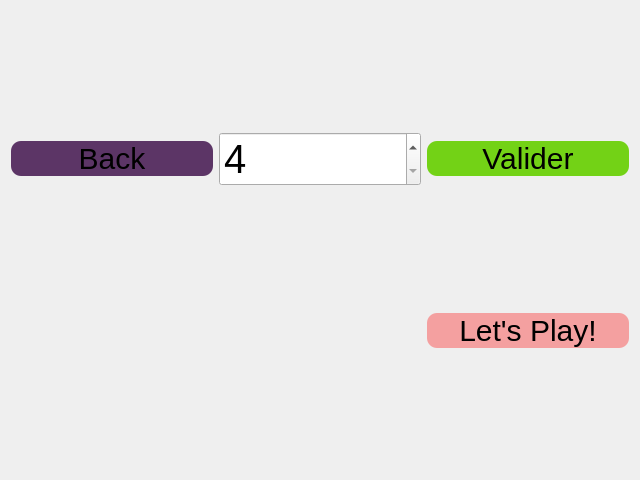
<?xml version="1.0" encoding="UTF-8"?>
<ui version="4.0">
 <class>options</class>
 <widget class="QWidget" name="options">
  <property name="geometry">
   <rect>
    <x>0</x>
    <y>0</y>
    <width>640</width>
    <height>480</height>
   </rect>
  </property>
  <property name="windowTitle">
   <string>Form</string>
  </property>
  <property name="styleSheet">
   <string notr="true">

QPushButton
{
	background-image:none;
}
</string>
  </property>
  <layout class="QGridLayout" name="gridLayout">
   <item row="0" column="0">
    <widget class="QPushButton" name="backToMenu">
     <property name="styleSheet">
      <string notr="true">font-size:30px;
color:black;
background-color:rgb(92, 53, 102);
border-radius:10px;</string>
     </property>
     <property name="text">
      <string>Back</string>
     </property>
    </widget>
   </item>
   <item row="0" column="1">
    <widget class="QSpinBox" name="spinBox">
     <property name="styleSheet">
      <string notr="true">font-size:40px;</string>
     </property>
     <property name="minimum">
      <number>4</number>
     </property>
     <property name="maximum">
      <number>8</number>
     </property>
    </widget>
   </item>
   <item row="0" column="2">
    <widget class="QPushButton" name="validPlayer">
     <property name="styleSheet">
      <string notr="true">font-size:30px;
color:black;
background-color:rgb(115, 210, 22);
border-radius:10px;</string>
     </property>
     <property name="text">
      <string>Valider</string>
     </property>
    </widget>
   </item>
   <item row="1" column="0" colspan="2">
    <layout class="QGridLayout" name="gridPseudo"/>
   </item>
   <item row="1" column="2">
    <widget class="QPushButton" name="letsPlay">
     <property name="styleSheet">
      <string notr="true">font-size:30px;
color:black;
border-radius: 10px;
background-color:rgb(244, 160, 160)</string>
     </property>
     <property name="text">
      <string>Let's Play!</string>
     </property>
    </widget>
   </item>
  </layout>
 </widget>
 <resources/>
 <connections/>
</ui>
